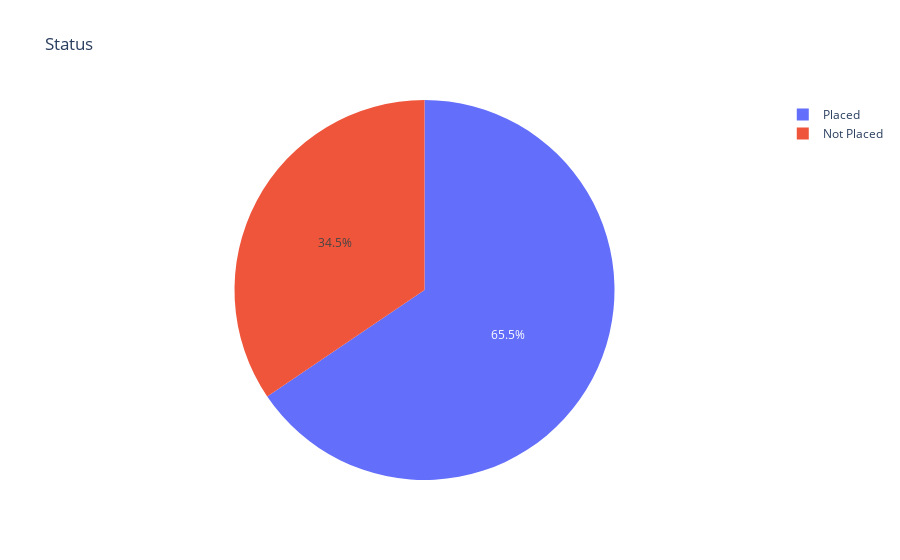

This figure's notebook cell:
### Code cell
px.pie(data_frame=df ,names='status', title='Status')

### Figure 1 — Plotly figure (JSON) as saved in the notebook; plotly's stock layout.template omitted (floating-point values rounded to 4 significant figures; data arrays with more than 128 entries replaced by an {"elided": "..."} marker saying what was removed)
{"data": [{"domain": {"x": [0, 1], "y": [0, 1]}, "hovertemplate": "status=%{label}<extra></extra>", "labels": {"elided": "670 str values"}, "legendgroup": "", "name": "", "showlegend": true, "type": "pie"}], "layout": {"legend": {"tracegroupgap": 0}, "title": {"text": "Status"}}}
